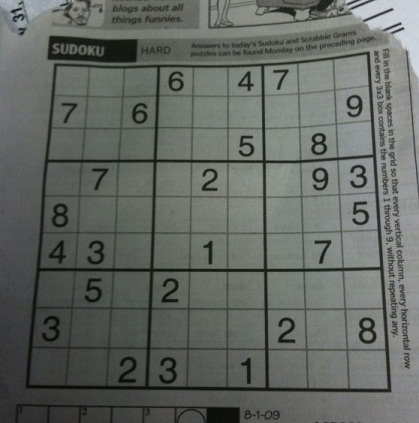
#> input picture python-notebooks/5-opencv/img/sudoku.jpg, 419 x 423 px
$ jupyter execute 9-Edge-detection.ipynb   (older library calls are emulated)
#> lines starting #> are read from the running program, lines starting #| are printed output that depends on the picture
# Image Gradients

## Sobel Operators

Es una gausseana + un diferenciador aplicado en alguna dirección.

## Derivadores Laplacianos

Es simplemente utilizar el operador laplaciano que se compone de las derivadas parciales segundas en ambas direcciones

$$\bigtriangleup src = {{\delta^2 src} \over {\delta x^2}} +{{\delta^2 src} \over {\delta y^2}}$$

[cell 1]
import cv2
import numpy as np
import matplotlib.pyplot as plt

img = cv2.imread('img/sudoku.jpg',0)
#> img: shape (423, 419); min 5, max 218, mean 101.9

laplacian = cv2.Laplacian(img,cv2.CV_64F)
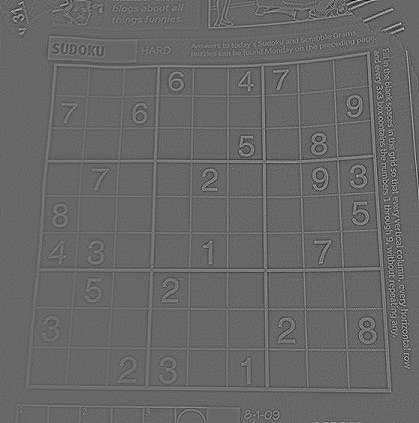
#> laplacian: shape (423, 419) float64; min -192, max 281, mean 0; drawn with min black and max white
sobelx = cv2.Sobel(img,cv2.CV_64F,1,0,ksize=5)
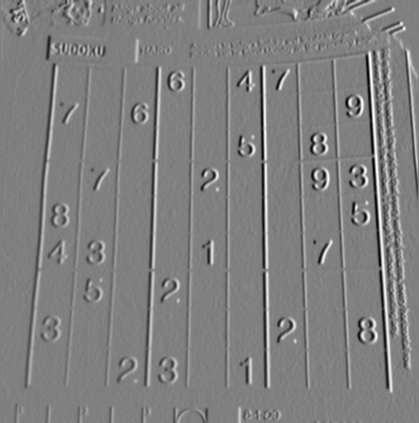
#> sobelx: shape (423, 419) float64; min -5263, max 5236, mean 21.3; drawn with min black and max white
sobely = cv2.Sobel(img,cv2.CV_64F,0,1,ksize=5)
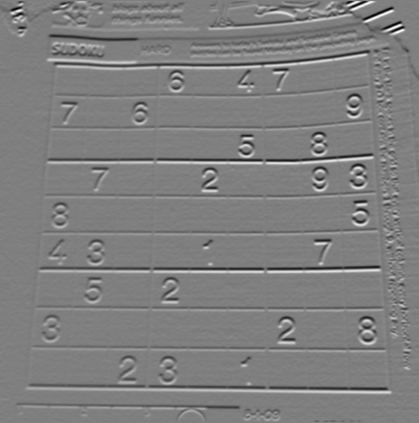
#> sobely: shape (423, 419) float64; min -6276, max 6254, mean -16.4; drawn with min black and max white

plt.subplot(2,2,1)
plt.imshow(img,cmap = 'gray')
plt.title('Original'), plt.xticks([]), plt.yticks([])
plt.subplot(2,2,2),plt.imshow(laplacian,cmap = 'gray')
plt.title('Laplacian'), plt.xticks([]), plt.yticks([])
plt.subplot(2,2,3),plt.imshow(sobelx,cmap = 'gray')
plt.title('Sobel X'), plt.xticks([]), plt.yticks([])
plt.subplot(2,2,4),plt.imshow(sobely,cmap = 'gray')
plt.title('Sobel Y'), plt.xticks([]), plt.yticks([])
plt.show()
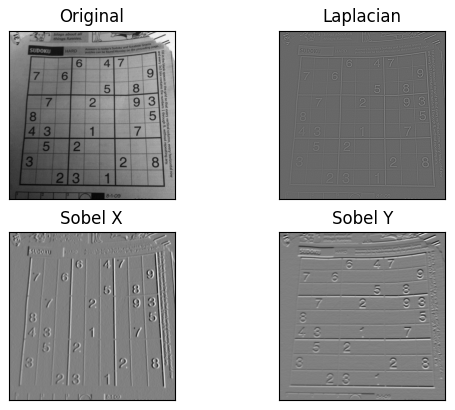
#> figure drawn by matplotlib, 4 panels

## Canny Edge Detection
Es un algoritmo clásico de detección de bordes, se resume en los siguientes pasos:

1- Apply Gaussian filter to smooth the image in order to remove the noise

2- Find the intensity gradients of the image. Mediante el filtro de Sobel, se calcula la derivada en X y en Y y se obtiene el gradiente:

$$Edge\_Gradient(G) = \sqrt{G_x ^2 + G_y ^2}$$
$$Angle(\theta) = tan^{-1} ( {{G_y} \over {G_x} } )$$

3- Apply non-maximum suppression to get rid of spurious response to edge detection

4- Apply double threshold to determine potential edges

5- Track edge by hysteresis: Finalize the detection of edges by suppressing all the other edges that are weak and not connected to strong edges.

[cell 2]
edges = cv2.Canny(img,30,100)
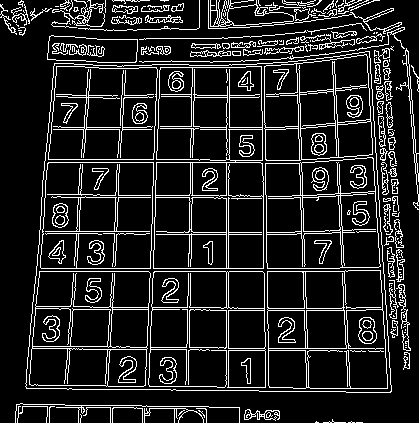
#> edges: shape (423, 419); 13.2% white in thin lines or dots

plt.subplot(121),plt.imshow(img,cmap = 'gray')
plt.title('Original Image'), plt.xticks([]), plt.yticks([])
plt.subplot(122),plt.imshow(edges,cmap = 'gray')
plt.title('Edge Image'), plt.xticks([]), plt.yticks([])

plt.show()

[cell 3]
#Lo mismo pero con la imagen del faro
faro = cv2.imread('img/kodim19.png',0)
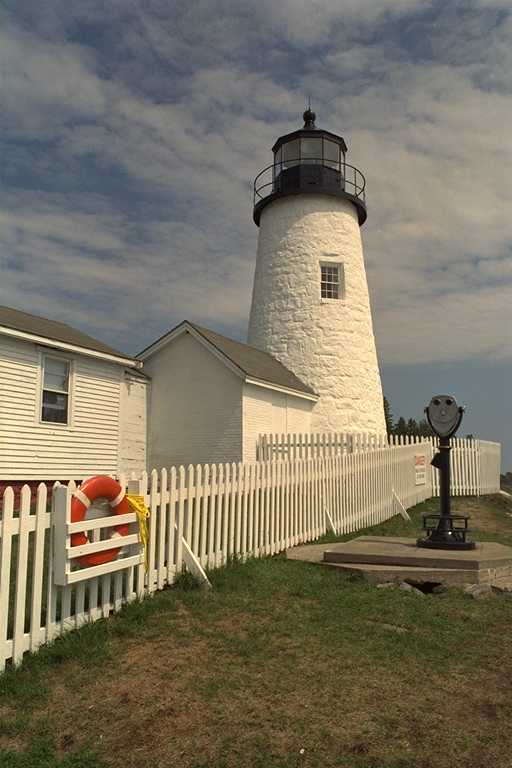
#> input picture python-notebooks/5-opencv/img/kodim19.png, 512 x 768 px
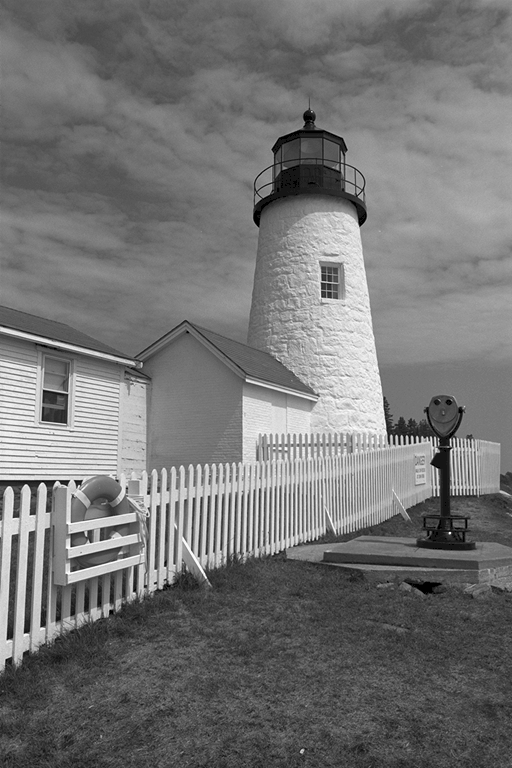
#> faro: shape (768, 512); min 0, max 255, mean 116.3
edges = cv2.Canny(faro,30,100)
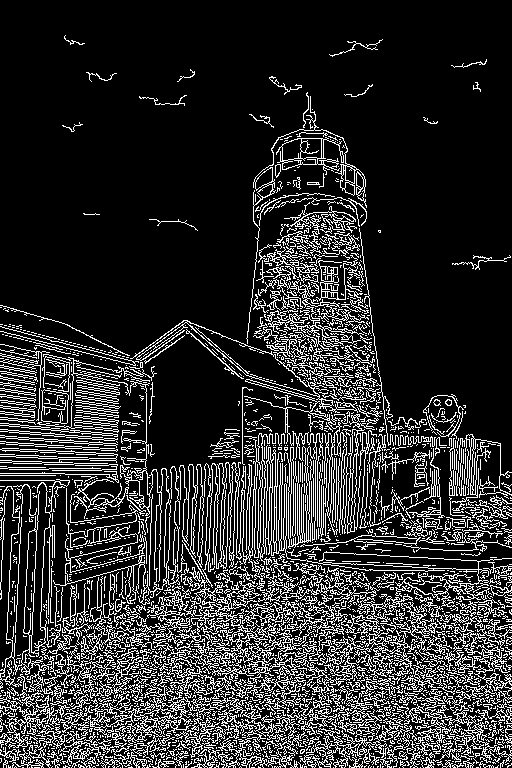
#> edges: shape (768, 512); 18% white in thin lines or dots

plt.subplot(121),plt.imshow(faro,cmap = 'gray')
plt.title('Original Image'), plt.xticks([]), plt.yticks([])
plt.subplot(122),plt.imshow(edges,cmap = 'gray')
plt.title('Edge Image'), plt.xticks([]), plt.yticks([])

plt.show()
